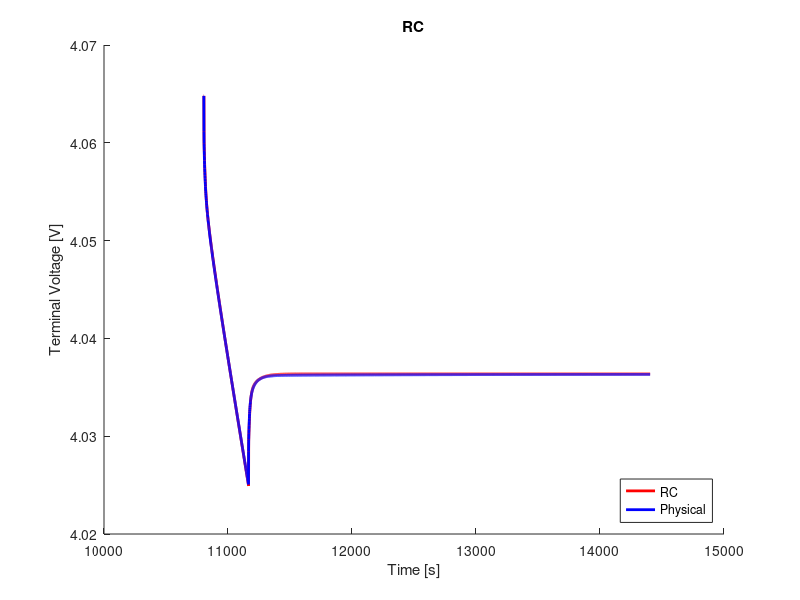

The MATLAB source for this figure:
clear;
clc;
close all;

%% load data
load('ocv_final.mat');
time_ocv = time;
load('pulse_0_5_c_3.mat');
load('rc2_cf_0_5_c.mat');

%% voltage limitations
v_max = 4.4;                                    % cut-over voltage
v_min = 3.0;                                    % cut-off voltage

%% resample ocv and soc
t1 = time_ocv(1);
t2 = time_ocv(end);
dt = 1;                                         % sample time
t = (t1:dt:t2) - t1;

ocv = interp1(time_ocv, ocv, t1:dt:t2);
soc = interp1(time_ocv, soc, t1:dt:t2);

s = length(time);

%% variables
Q = 16.8;
eta = 1.0;                                  % coulombic efficiency

n = 2;                                      % number of rc links
i_r = zeros(n, 1);
v_c = zeros(n, 1);
flag = 1;

%% compute soc
ind_init = soc(interp1(ocv, 1:length(ocv), V_batt_time(1), 'nearest'))
ind_init = interp1(soc, 1:length(soc), ind_init, 'nearest');
v_t(1) = ocv(ind_init);
z0 = soc(ind_init);
z = z0 - dt/(Q*3600)*eta*cumsum(I(1:end));

% manual fit
p = 4;
r0 = r0_cf(p);
r1 = r1_cf(p);
r2 = r2_cf(p);
% r3 = r3_cf(p);
c1 = c1_cf(p);
c2 = c2_cf(p);
% c3 = c3_cf(p);

r = [r1; r2];
c = [c1; c2];

%% compute terminal voltage
for j = 1:n
    f(j) = exp(-dt/(r(j)*c(j)));
end
for k = 1:s-1
    if flag == 1
        i_r(:, k+1) = diag(f)*i_r(:, k) + (1-f')*I(k);
        v_c(:, k) = i_r(:, k).*r;
        ind = interp1(soc, 1:length(soc), z(k), 'nearest');
        v_t(k+1) = ocv(ind) - sum(v_c(:, k)) - I(k).*r0;
        if v_t(k) < v_min
            fprintf('Reached lower voltage limit.');
            flag = 0;
        end
        if v_t(k) > v_max
            fprintf('Reached upper voltage limit.');
            flag = 0;
        end 
    end
end

%% compute rms error
v_t = reshape(v_t, size(V_batt_time));
rmse = 1000*sqrt(mean((V_batt_time - v_t).^2))     % [mV]

%% plot
figure(1);
hold on;
plot(time, v_t, 'r', 'LineWidth', 2)
hold on;
plot(time, V_batt_time, 'b', 'LineWidth', 2)
xlabel('Time [s]')
ylabel('Terminal Voltage [V]')
title('RC')
legend('RC', 'Physical', 'location', 'southeast')
